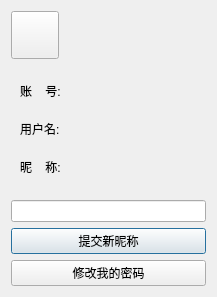
<?xml version="1.0" encoding="UTF-8"?>
<ui version="4.0">
 <class>UserInfoDialog</class>
 <widget class="QDialog" name="UserInfoDialog">
  <property name="geometry">
   <rect>
    <x>0</x>
    <y>0</y>
    <width>217</width>
    <height>297</height>
   </rect>
  </property>
  <property name="windowTitle">
   <string>Dialog</string>
  </property>
  <layout class="QVBoxLayout" name="verticalLayout">
   <item>
    <widget class="QToolButton" name="avatarToolButton">
     <property name="minimumSize">
      <size>
       <width>48</width>
       <height>48</height>
      </size>
     </property>
     <property name="maximumSize">
      <size>
       <width>48</width>
       <height>48</height>
      </size>
     </property>
     <property name="text">
      <string/>
     </property>
    </widget>
   </item>
   <item>
    <widget class="QWidget" name="widget" native="true">
     <layout class="QGridLayout" name="gridLayout">
      <item row="1" column="1">
       <widget class="QLabel" name="userNameLabel">
        <property name="text">
         <string/>
        </property>
       </widget>
      </item>
      <item row="1" column="0">
       <widget class="QLabel" name="label">
        <property name="minimumSize">
         <size>
          <width>50</width>
          <height>30</height>
         </size>
        </property>
        <property name="maximumSize">
         <size>
          <width>50</width>
          <height>30</height>
         </size>
        </property>
        <property name="text">
         <string>用户名:</string>
        </property>
       </widget>
      </item>
      <item row="2" column="0">
       <widget class="QLabel" name="label_2">
        <property name="minimumSize">
         <size>
          <width>50</width>
          <height>30</height>
         </size>
        </property>
        <property name="maximumSize">
         <size>
          <width>50</width>
          <height>30</height>
         </size>
        </property>
        <property name="text">
         <string>昵    称:</string>
        </property>
       </widget>
      </item>
      <item row="0" column="0">
       <widget class="QLabel" name="label_3">
        <property name="minimumSize">
         <size>
          <width>50</width>
          <height>30</height>
         </size>
        </property>
        <property name="maximumSize">
         <size>
          <width>50</width>
          <height>30</height>
         </size>
        </property>
        <property name="text">
         <string>账    号:</string>
        </property>
       </widget>
      </item>
      <item row="2" column="1">
       <widget class="QLabel" name="nickNameLabel">
        <property name="text">
         <string/>
        </property>
       </widget>
      </item>
      <item row="0" column="1">
       <widget class="QLabel" name="accountNoLabel">
        <property name="text">
         <string/>
        </property>
       </widget>
      </item>
     </layout>
    </widget>
   </item>
   <item>
    <widget class="QLineEdit" name="nicknameEdit"/>
   </item>
   <item>
    <widget class="QPushButton" name="nicknameSaveBtn">
     <property name="text">
      <string>提交新昵称</string>
     </property>
    </widget>
   </item>
   <item>
    <widget class="QPushButton" name="passwordBtn">
     <property name="text">
      <string>修改我的密码</string>
     </property>
    </widget>
   </item>
  </layout>
 </widget>
 <resources/>
 <connections/>
</ui>
